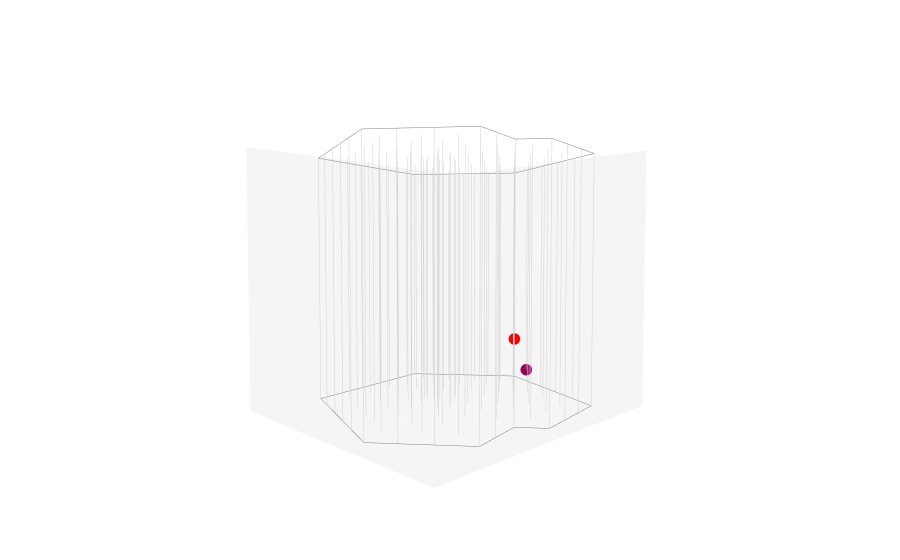

Notebook code for this chart:
### Code cell
MLHelper.plot_event(300)
#MLHelper.get_event_info(300)

### Figure 1 — Plotly figure (JSON) as saved in the notebook; plotly's stock layout.template omitted (floating-point values rounded to 4 significant figures)
{"data": [{"hoverinfo": "skip", "line": {"color": "lightgrey", "width": 1}, "mode": "lines", "showlegend": false, "type": "scatter3d", "uid": "eb9cd3ab-5a2e-4d13-aef2-479e8bfa9080", "x": [-256.1, -256.1], "y": [-521.1, -521.1], "z": [-1442.0, -2453.0]}, {"hoverinfo": "skip", "line": {"color": "lightgrey", "width": 1}, "mode": "lines", "showlegend": false, "type": "scatter3d", "uid": "9021d84c-3ab4-4f38-ad69-8f94e02df2a3", "x": [-132.8, -132.8], "y": [-501.4, -501.4], "z": [-1442.0, -2453.0]}, {"hoverinfo": "skip", "line": {"color": "lightgrey", "width": 1}, "mode": "lines", "showlegend": false, "type": "scatter3d", "uid": "d4712dc4-2df2-4275-805b-47d6cabdf6a6", "x": [-9.13, -9.13], "y": [-481.7, -481.7], "z": [-1442.0, -2453.0]}, {"hoverinfo": "skip", "line": {"color": "lightgrey", "width": 1}, "mode": "lines", "showlegend": false, "type": "scatter3d", "uid": "099df03e-10aa-4345-8207-d7c44a386770", "x": [114.4, 114.4], "y": [-462.0, -462.0], "z": [-1442.0, -2453.0]}, {"hoverinfo": "skip", "line": {"color": "lightgrey", "width": 1}, "mode": "lines", "showlegend": false, "type": "scatter3d", "uid": "2f50e729-d893-4850-bca1-dddcc61da551", "x": [237.8, 237.8], "y": [-442.4, -442.4], "z": [-1442.0, -2453.0]}, {"hoverinfo": "skip", "line": {"color": "lightgrey", "width": 1}, "mode": "lines", "showlegend": false, "type": "scatter3d", "uid": "e2701707-ac79-4b95-81b5-4b5b1472613f", "x": [361, 361], "y": [-422.8, -422.8], "z": [-1442.0, -2453.0]}, {"hoverinfo": "skip", "line": {"color": "lightgrey", "width": 1}, "mode": "lines", "showlegend": false, "type": "scatter3d", "uid": "15d979ae-0209-42d0-8659-7aa9685dda74", "x": [-334.8, -334.8], "y": [-424.5, -424.5], "z": [-1442.0, -2453.0]}, {"hoverinfo": "skip", "line": {"color": "lightgrey", "width": 1}, "mode": "lines", "showlegend": false, "type": "scatter3d", "uid": "8a393fee-77d1-4ecf-8057-670ea4171ea2", "x": [-211.3, -211.3], "y": [-404.5, -404.5], "z": [-1442.0, -2453.0]}, {"hoverinfo": "skip", "line": {"color": "lightgrey", "width": 1}, "mode": "lines", "showlegend": false, "type": "scatter3d", "uid": "81f23679-9622-4720-89c5-a3777e593bd7", "x": [-88.05, -88.05], "y": [-384.3, -384.3], "z": [-1442.0, -2453.0]}, {"hoverinfo": "skip", "line": {"color": "lightgrey", "width": 1}, "mode": "lines", "showlegend": false, "type": "scatter3d", "uid": "4be0049d-e1e5-402a-aebf-21743971fc93", "x": [35.54, 35.54], "y": [-364.8, -364.8], "z": [-1442.0, -2453.0]}, {"hoverinfo": "skip", "line": {"color": "lightgrey", "width": 1}, "mode": "lines", "showlegend": false, "type": "scatter3d", "uid": "542d783e-3226-4a58-8c63-ba9f13c8aea2", "x": [158.9, 158.9], "y": [-345.2, -345.2], "z": [-1442.0, -2453.0]}, {"hoverinfo": "skip", "line": {"color": "lightgrey", "width": 1}, "mode": "lines", "showlegend": false, "type": "scatter3d", "uid": "3f6bf124-84ca-4974-ab1f-8f884bc3f130", "x": [282.2, 282.2], "y": [-325.7, -325.7], "z": [-1442.0, -2453.0]}, {"hoverinfo": "skip", "line": {"color": "lightgrey", "width": 1}, "mode": "lines", "showlegend": false, "type": "scatter3d", "uid": "c49bbef9-6322-4f20-81fd-f24c51feeddb", "x": [405.8, 405.8], "y": [-306.4, -306.4], "z": [-1442.0, -2453.0]}, {"hoverinfo": "skip", "line": {"color": "lightgrey", "width": 1}, "mode": "lines", "showlegend": false, "type": "scatter3d", "uid": "8c6cb9d4-cbd0-4de7-a1e1-5e172207b82f", "x": [-413.5, -413.5], "y": [-327.3, -327.3], "z": [-1442.0, -2453.0]}, {"hoverinfo": "skip", "line": {"color": "lightgrey", "width": 1}, "mode": "lines", "showlegend": false, "type": "scatter3d", "uid": "f3627eb7-c619-405c-9a8b-f406b1e28f26", "x": [-290.7, -290.7], "y": [-307.4, -307.4], "z": [-1442.0, -2453.0]}, {"hoverinfo": "skip", "line": {"color": "lightgrey", "width": 1}, "mode": "lines", "showlegend": false, "type": "scatter3d", "uid": "f0867ec7-d7fb-4562-b0a9-f0baaf0487c4", "x": [-166.4, -166.4], "y": [-287.8, -287.8], "z": [-1442.0, -2453.0]}, {"hoverinfo": "skip", "line": {"color": "lightgrey", "width": 1}, "mode": "lines", "showlegend": false, "type": "scatter3d", "uid": "a7dce19d-d51e-4f43-9fae-1ef00980e857", "x": [-43.27, -43.27], "y": [-267.5, -267.5], "z": [-1442.0, -2453.0]}, {"hoverinfo": "skip", "line": {"color": "lightgrey", "width": 1}, "mode": "lines", "showlegend": false, "type": "scatter3d", "uid": "b48b6188-b6fa-43b9-9ea6-c46ba74c679b", "x": [79.41, 79.41], "y": [-248.2, -248.2], "z": [-1442.0, -2453.0]}, {"hoverinfo": "skip", "line": {"color": "lightgrey", "width": 1}, "mode": "lines", "showlegend": false, "type": "scatter3d", "uid": "7625ad58-a717-41f3-9b9a-830a6c80210c", "x": [210.5, 210.5], "y": [-209.8, -209.8], "z": [-1442.0, -2453.0]}, {"hoverinfo": "skip", "line": {"color": "lightgrey", "width": 1}, "mode": "lines", "showlegend": false, "type": "scatter3d", "uid": "cb713f98-3396-4a58-b3ee-d48dcbd2d301", "x": [326.9, 326.9], "y": [-209.1, -209.1], "z": [-1442.0, -2453.0]}, {"hoverinfo": "skip", "line": {"color": "lightgrey", "width": 1}, "mode": "lines", "showlegend": false, "type": "scatter3d", "uid": "7b908353-4153-476a-b6d4-0291c35bee04", "x": [443.6, 443.6], "y": [-194.2, -194.2], "z": [-1442.0, -2453.0]}, {"hoverinfo": "skip", "line": {"color": "lightgrey", "width": 1}, "mode": "lines", "showlegend": false, "type": "scatter3d", "uid": "61063fb1-1511-4055-86c2-266a71a124f1", "x": [-492.4, -492.4], "y": [-230.2, -230.2], "z": [-1442.0, -2453.0]}, {"hoverinfo": "skip", "line": {"color": "lightgrey", "width": 1}, "mode": "lines", "showlegend": false, "type": "scatter3d", "uid": "e8f200b7-8d5c-44cf-8a84-ed7c2796d2e6", "x": [-368.9, -368.9], "y": [-210.2, -210.2], "z": [-1442.0, -2453.0]}, {"hoverinfo": "skip", "line": {"color": "lightgrey", "width": 1}, "mode": "lines", "showlegend": false, "type": "scatter3d", "uid": "1d422d96-51c8-454d-ad3f-0e6ec5956c68", "x": [-245.7, -245.7], "y": [-190.5, -190.5], "z": [-1442.0, -2453.0]}, {"hoverinfo": "skip", "line": {"color": "lightgrey", "width": 1}, "mode": "lines", "showlegend": false, "type": "scatter3d", "uid": "cf1126b9-7806-4fd1-a0a5-6adb95f98deb", "x": [-121.8, -121.8], "y": [-171.0, -171.0], "z": [-1442.0, -2453.0]}, {"hoverinfo": "skip", "line": {"color": "lightgrey", "width": 1}, "mode": "lines", "showlegend": false, "type": "scatter3d", "uid": "ab0363af-4eb8-445e-ba25-d2ffbd03f34c", "x": [1.71, 1.71], "y": [-150.6, -150.6], "z": [-1442.0, -2453.0]}, {"hoverinfo": "skip", "line": {"color": "lightgrey", "width": 1}, "mode": "lines", "showlegend": false, "type": "scatter3d", "uid": "c6120e5b-8040-436c-8a47-101e818b395b", "x": [125.0, 125.0], "y": [-131.2, -131.2], "z": [-1442.0, -2453.0]}, {"hoverinfo": "skip", "line": {"color": "lightgrey", "width": 1}, "mode": "lines", "showlegend": false, "type": "scatter3d", "uid": "9e832f59-b33d-4277-9e4e-c6c6838e127c", "x": [248.2, 248.2], "y": [-111.9, -111.9], "z": [-1442.0, -2453.0]}, {"hoverinfo": "skip", "line": {"color": "lightgrey", "width": 1}, "mode": "lines", "showlegend": false, "type": "scatter3d", "uid": "24183d8a-4328-4f6e-8e5e-fecda9b4b426", "x": [371.6, 371.6], "y": [-92.18, -92.18], "z": [-1442.0, -2453.0]}, {"hoverinfo": "skip", "line": {"color": "lightgrey", "width": 1}, "mode": "lines", "showlegend": false, "type": "scatter3d", "uid": "71d7cac7-66f4-4001-a09b-3e7639c21806", "x": [500.4, 500.4], "y": [-58.45, -58.45], "z": [-1442.0, -2453.0]}, {"hoverinfo": "skip", "line": {"color": "lightgrey", "width": 1}, "mode": "lines", "showlegend": false, "type": "scatter3d", "uid": "b1f37a5d-7d2b-499a-b8df-b7e23aefd137", "x": [-570.9, -570.9], "y": [-125.1, -125.1], "z": [-1442.0, -2453.0]}, {"hoverinfo": "skip", "line": {"color": "lightgrey", "width": 1}, "mode": "lines", "showlegend": false, "type": "scatter3d", "uid": "b935cd33-37e0-4304-bdbd-ec2c84cb8e7b", "x": [-447.7, -447.7], "y": [-113.1, -113.1], "z": [-1442.0, -2453.0]}, {"hoverinfo": "skip", "line": {"color": "lightgrey", "width": 1}, "mode": "lines", "showlegend": false, "type": "scatter3d", "uid": "0be887ae-f892-48f0-a096-2e00a47db96d", "x": [-324.4, -324.4], "y": [-93.43, -93.43], "z": [-1442.0, -2453.0]}, {"hoverinfo": "skip", "line": {"color": "lightgrey", "width": 1}, "mode": "lines", "showlegend": false, "type": "scatter3d", "uid": "c6b57b65-731f-400e-b093-ce2cc9afdf0a", "x": [-200.6, -200.6], "y": [-74.03, -74.03], "z": [-1442.0, -2453.0]}, {"hoverinfo": "skip", "line": {"color": "lightgrey", "width": 1}, "mode": "lines", "showlegend": false, "type": "scatter3d", "uid": "21229d72-eff3-42d6-b251-0dc7ccf18923", "x": [-77.8, -77.8], "y": [-54.33, -54.33], "z": [-1442.0, -2453.0]}, {"hoverinfo": "skip", "line": {"color": "lightgrey", "width": 1}, "mode": "lines", "showlegend": false, "type": "scatter3d", "uid": "b52135aa-f7f5-4df3-af7d-f8e608f825f8", "x": [46.29, 46.29], "y": [-34.88, -34.88], "z": [-1442.0, -2453.0]}, {"hoverinfo": "skip", "line": {"color": "lightgrey", "width": 1}, "mode": "lines", "showlegend": false, "type": "scatter3d", "uid": "6705e629-9078-460d-bf65-ebc0950bb28d", "x": [194.3, 194.3], "y": [-30.92, -30.92], "z": [-1442.0, -2453.0]}, {"hoverinfo": "skip", "line": {"color": "lightgrey", "width": 1}, "mode": "lines", "showlegend": false, "type": "scatter3d", "uid": "83c02bab-874a-41a2-9775-80cfa509a6f7", "x": [292.9, 292.9], "y": [5.2, 5.2], "z": [-1442.0, -2453.0]}, {"hoverinfo": "skip", "line": {"color": "lightgrey", "width": 1}, "mode": "lines", "showlegend": false, "type": "scatter3d", "uid": "2f389eae-3e09-49d6-bcb2-c34ea7bd9ed5", "x": [411.8, 411.8], "y": [13, 13], "z": [-1442.0, -2453.0]}, {"hoverinfo": "skip", "line": {"color": "lightgrey", "width": 1}, "mode": "lines", "showlegend": false, "type": "scatter3d", "uid": "6cb4b91f-d359-4b1c-9de8-4cb5bb934626", "x": [544.1, 544.1], "y": [55.89, 55.89], "z": [-1442.0, -2453.0]}, {"hoverinfo": "skip", "line": {"color": "lightgrey", "width": 1}, "mode": "lines", "showlegend": false, "type": "scatter3d", "uid": "f5121624-3499-4223-aaf6-ec7c2893ea82", "x": [-526.6, -526.6], "y": [-15.6, -15.6], "z": [-1442.0, -2453.0]}, {"hoverinfo": "skip", "line": {"color": "lightgrey", "width": 1}, "mode": "lines", "showlegend": false, "type": "scatter3d", "uid": "6a4707ef-3561-43de-9504-5a8bb940889b", "x": [-403.1, -403.1], "y": [3.49, 3.49], "z": [-1442.0, -2453.0]}, {"hoverinfo": "skip", "line": {"color": "lightgrey", "width": 1}, "mode": "lines", "showlegend": false, "type": "scatter3d", "uid": "5d1be093-3d59-4f18-84fd-3da5fcc88569", "x": [-279.5, -279.5], "y": [23.17, 23.17], "z": [-1442.0, -2453.0]}, {"hoverinfo": "skip", "line": {"color": "lightgrey", "width": 1}, "mode": "lines", "showlegend": false, "type": "scatter3d", "uid": "e516fc56-be03-4785-9db7-27f7f7f5a81b", "x": [-156.2, -156.2], "y": [43.37, 43.37], "z": [-1442.0, -2453.0]}, {"hoverinfo": "skip", "line": {"color": "lightgrey", "width": 1}, "mode": "lines", "showlegend": false, "type": "scatter3d", "uid": "37e4e5bd-8899-4c2a-8748-0402067d5650", "x": [-32.96, -32.96], "y": [62.44, 62.44], "z": [-1442.0, -2453.0]}, {"hoverinfo": "skip", "line": {"color": "lightgrey", "width": 1}, "mode": "lines", "showlegend": false, "type": "scatter3d", "uid": "9e7eeaac-ecfe-4109-a108-f0df880b7226", "x": [90.49, 90.49], "y": [82.35, 82.35], "z": [-1442.0, -2453.0]}, {"hoverinfo": "skip", "line": {"color": "lightgrey", "width": 1}, "mode": "lines", "showlegend": false, "type": "scatter3d", "uid": "0659d655-d3fd-4c5b-b232-d1f440bd69ce", "x": [195.0, 195.0], "y": [125.6, 125.6], "z": [-1442.0, -2453.0]}, {"hoverinfo": "skip", "line": {"color": "lightgrey", "width": 1}, "mode": "lines", "showlegend": false, "type": "scatter3d", "uid": "e1aa7404-4760-442d-9263-48f61bdbdad8", "x": [330.0, 330.0], "y": [127.2, 127.2], "z": [-1442.0, -2453.0]}, {"hoverinfo": "skip", "line": {"color": "lightgrey", "width": 1}, "mode": "lines", "showlegend": false, "type": "scatter3d", "uid": "b0d13b7e-8d3d-4534-9845-2800d87358f7", "x": [472.1, 472.1], "y": [127.9, 127.9], "z": [-1442.0, -2453.0]}, {"hoverinfo": "skip", "line": {"color": "lightgrey", "width": 1}, "mode": "lines", "showlegend": false, "type": "scatter3d", "uid": "d986078d-5a56-484a-a998-b00741b4ca10", "x": [576.4, 576.4], "y": [170.9, 170.9], "z": [-1442.0, -2453.0]}, {"hoverinfo": "skip", "line": {"color": "lightgrey", "width": 1}, "mode": "lines", "showlegend": false, "type": "scatter3d", "uid": "dc05eb73-9461-4857-8298-1fae2ef96d3d", "x": [-481.6, -481.6], "y": [101.4, 101.4], "z": [-1442.0, -2453.0]}, {"hoverinfo": "skip", "line": {"color": "lightgrey", "width": 1}, "mode": "lines", "showlegend": false, "type": "scatter3d", "uid": "593f0f43-78c5-4943-913f-e096d1e8896d", "x": [-358.4, -358.4], "y": [120.6, 120.6], "z": [-1442.0, -2453.0]}, {"hoverinfo": "skip", "line": {"color": "lightgrey", "width": 1}, "mode": "lines", "showlegend": false, "type": "scatter3d", "uid": "b0e4339a-112f-45a0-8bcd-b4808e3fc646", "x": [-234.9, -234.9], "y": [140.4, 140.4], "z": [-1442.0, -2453.0]}, {"hoverinfo": "skip", "line": {"color": "lightgrey", "width": 1}, "mode": "lines", "showlegend": false, "type": "scatter3d", "uid": "ca86f77e-d3e3-40b2-beaf-ed0892067641", "x": [-111.5, -111.5], "y": [160.0, 160.0], "z": [-1442.0, -2453.0]}, {"hoverinfo": "skip", "line": {"color": "lightgrey", "width": 1}, "mode": "lines", "showlegend": false, "type": "scatter3d", "uid": "056861ba-6105-4be6-ad4c-6291630b8edd", "x": [11.87, 11.87], "y": [179.2, 179.2], "z": [-1442.0, -2453.0]}, {"hoverinfo": "skip", "line": {"color": "lightgrey", "width": 1}, "mode": "lines", "showlegend": false, "type": "scatter3d", "uid": "70ae6c3e-3754-494e-b5d6-5f0e72f1ed69", "x": [132.0, 132.0], "y": [203.0, 203.0], "z": [-1442.0, -2453.0]}, {"hoverinfo": "skip", "line": {"color": "lightgrey", "width": 1}, "mode": "lines", "showlegend": false, "type": "scatter3d", "uid": "ea1410a5-42d1-484c-af1c-e33ca780d7e8", "x": [257.3, 257.3], "y": [211.7, 211.7], "z": [-1442.0, -2453.0]}, {"hoverinfo": "skip", "line": {"color": "lightgrey", "width": 1}, "mode": "lines", "showlegend": false, "type": "scatter3d", "uid": "f8e33851-a598-4b29-9374-fd0b08652ae8", "x": [382.4, 382.4], "y": [238.9, 238.9], "z": [-1442.0, -2453.0]}, {"hoverinfo": "skip", "line": {"color": "lightgrey", "width": 1}, "mode": "lines", "showlegend": false, "type": "scatter3d", "uid": "2c93ca75-790c-40c7-9055-d504eab875db", "x": [505.3, 505.3], "y": [257.9, 257.9], "z": [-1442.0, -2453.0]}, {"hoverinfo": "skip", "line": {"color": "lightgrey", "width": 1}, "mode": "lines", "showlegend": false, "type": "scatter3d", "uid": "9ca82bfe-840d-431d-859e-7970c049dad1", "x": [-437.0, -437.0], "y": [217.8, 217.8], "z": [-1442.0, -2453.0]}, {"hoverinfo": "skip", "line": {"color": "lightgrey", "width": 1}, "mode": "lines", "showlegend": false, "type": "scatter3d", "uid": "34edb2b3-49fa-429b-9c48-a73ac10d6418", "x": [-313.6, -313.6], "y": [237.4, 237.4], "z": [-1442.0, -2453.0]}, {"hoverinfo": "skip", "line": {"color": "lightgrey", "width": 1}, "mode": "lines", "showlegend": false, "type": "scatter3d", "uid": "4a53c551-65ba-49ef-bc67-af4abb74dd04", "x": [-190.0, -190.0], "y": [257.4, 257.4], "z": [-1442.0, -2453.0]}, {"hoverinfo": "skip", "line": {"color": "lightgrey", "width": 1}, "mode": "lines", "showlegend": false, "type": "scatter3d", "uid": "3e502bee-5362-43df-a62d-86a6add23353", "x": [-66.7, -66.7], "y": [276.9, 276.9], "z": [-1442.0, -2453.0]}, {"hoverinfo": "skip", "line": {"color": "lightgrey", "width": 1}, "mode": "lines", "showlegend": false, "type": "scatter3d", "uid": "14c7777e-26bb-4762-bb55-607196a084ce", "x": [54.26, 54.26], "y": [293.0, 293.0], "z": [-1442.0, -2453.0]}, {"hoverinfo": "skip", "line": {"color": "lightgrey", "width": 1}, "mode": "lines", "showlegend": false, "type": "scatter3d", "uid": "41259281-2821-4b4d-9a00-efa9fe9a6fee", "x": [174.5, 174.5], "y": [315.5, 315.5], "z": [-1442.0, -2453.0]}, {"hoverinfo": "skip", "line": {"color": "lightgrey", "width": 1}, "mode": "lines", "showlegend": false, "type": "scatter3d", "uid": "8b6eb6d5-7c2c-414e-b390-3694246a7689", "x": [303.4, 303.4], "y": [335.6, 335.6], "z": [-1442.0, -2453.0]}, {"hoverinfo": "skip", "line": {"color": "lightgrey", "width": 1}, "mode": "lines", "showlegend": false, "type": "scatter3d", "uid": "db227f2a-fedf-48df-a222-4072f701a692", "x": [429.8, 429.8], "y": [351.0, 351.0], "z": [-1442.0, -2453.0]}, {"hoverinfo": "skip", "line": {"color": "lightgrey", "width": 1}, "mode": "lines", "showlegend": false, "type": "scatter3d", "uid": "ff354b69-4b70-4490-86ec-abd0117bc8b7", "x": [-392.4, -392.4], "y": [334.2, 334.2], "z": [-1442.0, -2453.0]}, {"hoverinfo": "skip", "line": {"color": "lightgrey", "width": 1}, "mode": "lines", "showlegend": false, "type": "scatter3d", "uid": "b53f1686-8b07-47e7-9b19-d743909226bb", "x": [-268.9, -268.9], "y": [354.2, 354.2], "z": [-1442.0, -2453.0]}, {"hoverinfo": "skip", "line": {"color": "lightgrey", "width": 1}, "mode": "lines", "showlegend": false, "type": "scatter3d", "uid": "e7c3ee14-4bf2-4dee-be23-91977d2d56eb", "x": [-145.4, -145.4], "y": [374.2, 374.2], "z": [-1442.0, -2453.0]}, {"hoverinfo": "skip", "line": {"color": "lightgrey", "width": 1}, "mode": "lines", "showlegend": false, "type": "scatter3d", "uid": "9a4b3046-279d-4e40-939f-e6fc96b54949", "x": [-21.97, -21.97], "y": [393.2, 393.2], "z": [-1442.0, -2453.0]}, {"hoverinfo": "skip", "line": {"color": "lightgrey", "width": 1}, "mode": "lines", "showlegend": false, "type": "scatter3d", "uid": "069cf14c-12c9-4b4f-ae28-97d2199b8fa6", "x": [101.0, 101.0], "y": [412.8, 412.8], "z": [-1442.0, -2453.0]}, {"hoverinfo": "skip", "line": {"color": "lightgrey", "width": 1}, "mode": "lines", "showlegend": false, "type": "scatter3d", "uid": "c8a037cf-ff93-4acd-a1a9-05104e4d0307", "x": [224.6, 224.6], "y": [432.4, 432.4], "z": [-1442.0, -2453.0]}, {"hoverinfo": "skip", "line": {"color": "lightgrey", "width": 1}, "mode": "lines", "showlegend": false, "type": "scatter3d", "uid": "be3c3440-1320-4be7-bdae-476b777e5b8a", "x": [338.4, 338.4], "y": [463.7, 463.7], "z": [-1442.0, -2453.0]}, {"hoverinfo": "skip", "line": {"color": "lightgrey", "width": 1}, "mode": "lines", "showlegend": false, "type": "scatter3d", "uid": "42cb658d-568a-4959-8263-b7393e3c19f0", "x": [-347.9, -347.9], "y": [451.5, 451.5], "z": [-1442.0, -2453.0]}, {"hoverinfo": "skip", "line": {"color": "lightgrey", "width": 1}, "mode": "lines", "showlegend": false, "type": "scatter3d", "uid": "73120e7e-52ac-4dcb-8671-cd3052828a22", "x": [-224.1, -224.1], "y": [470.9, 470.9], "z": [-1442.0, -2453.0]}, {"hoverinfo": "skip", "line": {"color": "lightgrey", "width": 1}, "mode": "lines", "showlegend": false, "type": "scatter3d", "uid": "8693d02c-e5e9-4819-8a7e-3f8fe2a42962", "x": [-101.1, -101.1], "y": [490.2, 490.2], "z": [-1442.0, -2453.0]}, {"hoverinfo": "skip", "line": {"color": "lightgrey", "width": 1}, "mode": "lines", "showlegend": false, "type": "scatter3d", "uid": "a6a443c5-b65b-4847-a231-b4b9565c5db7", "x": [22.11, 22.11], "y": [509.5, 509.5], "z": [-1442.0, -2453.0]}, {"hoverinfo": "skip", "line": {"color": "lightgrey", "width": 1}, "mode": "lines", "showlegend": false, "type": "scatter3d", "uid": "cd7e93a0-9baf-4459-ad8f-092ad55d38fa", "x": [31.25, 31.25], "y": [-72.93, -72.93], "z": [-1442.0, -2453.0]}, {"hoverinfo": "skip", "line": {"color": "lightgrey", "width": 1}, "mode": "lines", "showlegend": false, "type": "scatter3d", "uid": "cdb18aaa-b60d-41e1-8cd1-e19f64422376", "x": [72.37, 72.37], "y": [-66.6, -66.6], "z": [-1442.0, -2453.0]}, {"hoverinfo": "skip", "line": {"color": "lightgrey", "width": 1}, "mode": "lines", "showlegend": false, "type": "scatter3d", "uid": "d14f0944-a1c9-497d-96d4-33a155d2cd4f", "x": [41.6, 41.6], "y": [35.49, 35.49], "z": [-1442.0, -2453.0]}, {"hoverinfo": "skip", "line": {"color": "lightgrey", "width": 1}, "mode": "lines", "showlegend": false, "type": "scatter3d", "uid": "c1bf0624-07e2-4a08-bb10-bfba45ae4c46", "x": [106.9, 106.9], "y": [27.09, 27.09], "z": [-1442.0, -2453.0]}, {"hoverinfo": "skip", "line": {"color": "lightgrey", "width": 1}, "mode": "lines", "showlegend": false, "type": "scatter3d", "uid": "797eb950-3c6d-44de-880d-71a83eb5d7cc", "x": [113.2, 113.2], "y": [-60.47, -60.47], "z": [-1442.0, -2453.0]}, {"hoverinfo": "skip", "line": {"color": "lightgrey", "width": 1}, "mode": "lines", "showlegend": false, "type": "scatter3d", "uid": "0eb7d7df-93d4-4b5e-ac5d-d4d6e1074bcf", "x": [57.2, 57.2], "y": [-105.5, -105.5], "z": [-1442.0, -2453.0]}, {"hoverinfo": "skip", "line": {"color": "lightgrey", "width": 1}, "mode": "lines", "showlegend": false, "type": "scatter3d", "uid": "c68fdbb6-83b1-4970-a625-13cfe3b7d613", "x": [-9.68, -9.68], "y": [-79.5, -79.5], "z": [-1442.0, -2453.0]}, {"hoverinfo": "skip", "line": {"color": "lightgrey", "width": 1}, "mode": "lines", "showlegend": false, "type": "scatter3d", "uid": "82d94cc9-8e50-4737-96f5-a8371fdf2ef1", "x": [-10.97, -10.97], "y": [6.72, 6.72], "z": [-1442.0, -2453.0]}, {"hoverinfo": "skip", "line": {"color": "grey", "width": 1}, "mode": "lines", "showlegend": false, "type": "scatter3d", "uid": "0b7eff3a-3f9a-41d1-9ba7-5464bc686980", "x": [-347.9, -570.9, -256.1, 361, 576.4, 338.4, 101.0, 22.11, -347.9], "y": [451.5, -125.1, -521.1, -422.8, 170.9, 463.7, 412.8, 509.5, 451.5], "z": [-2453.0, -2453.0, -2453.0, -2453.0, -2453.0, -2453.0, -2453.0, -2453.0, -2453.0, -2453.0, -2453.0, -2453.0, -2453.0, -2453.0, -2453.0, -2453.0, -2453.0, -2453.0, -2453.0, -2453.0, -2453.0, -2453.0, -2453.0, -2453.0, -2453.0, -2453.0, -2453.0, -2453.0, -2453.0, -2453.0, -2453.0, -2453.0, -2453.0, -2453.0, -2453.0, -2453.0, -2453.0, -2453.0, -2453.0, -2453.0, -2453.0, -2453.0, -2453.0, -2453.0, -2453.0, -2453.0, -2453.0, -2453.0, -2453.0, -2453.0, -2453.0, -2453.0, -2453.0, -2453.0, -2453.0, -2453.0, -2453.0, -2453.0, -2453.0, -2453.0, -2453.0, -2453.0, -2453.0, -2453.0, -2453.0, -2453.0, -2453.0, -2453.0, -2453.0, -2453.0, -2453.0, -2453.0, -2453.0, -2453.0, -2453.0, -2453.0, -2453.0, -2453.0, -2453.0, -2453.0, -2453.0, -2453.0, -2453.0, -2453.0, -2453.0, -2453.0]}, {"hoverinfo": "skip", "line": {"color": "grey", "width": 1}, "mode": "lines", "showlegend": false, "type": "scatter3d", "uid": "1b886245-8a7e-4376-9685-0759e8e3cf15", "x": [-347.9, -570.9, -256.1, 361, 576.4, 338.4, 101.0, 22.11, -347.9], "y": [451.5, -125.1, -521.1, -422.8, 170.9, 463.7, 412.8, 509.5, 451.5], "z": [-1442.0, -1442.0, -1442.0, -1442.0, -1442.0, -1442.0, -1442.0, -1442.0, -1442.0, -1442.0, -1442.0, -1442.0, -1442.0, -1442.0, -1442.0, -1442.0, -1442.0, -1442.0, -1442.0, -1442.0, -1442.0, -1442.0, -1442.0, -1442.0, -1442.0, -1442.0, -1442.0, -1442.0, -1442.0, -1442.0, -1442.0, -1442.0, -1442.0, -1442.0, -1442.0, -1442.0, -1442.0, -1442.0, -1442.0, -1442.0, -1442.0, -1442.0, -1442.0, -1442.0, -1442.0, -1442.0, -1442.0, -1442.0, -1442.0, -1442.0, -1442.0, -1442.0, -1442.0, -1442.0, -1442.0, -1442.0, -1442.0, -1442.0, -1442.0, -1442.0, -1442.0, -1442.0, -1442.0, -1442.0, -1442.0, -1442.0, -1442.0, -1442.0, -1442.0, -1442.0, -1442.0, -1442.0, -1442.0, -1442.0, -1442.0, -1442.0, -1442.0, -1442.0, -1442.0, -1442.0, -1442.0, -1442.0, -1442.0, -1442.0, -1442.0, -1442.0]}, {"customdata": [9004.0, 9282.0], "hoverinfo": ["x", "y", "z", "text"], "hovertemplate": "x: %{x} m, y: %{y} m, z: %{z} m, t: %{customdata} ns", "hovertext": ["-2265.46 ns", "-2398.57 ns"], "marker": {"color": [9004.0, 9282.0], "colorscale": [[0, "rgb(255,0,0)"], [0.125, "rgb(255,111,0)"], [0.25, "rgb(255,234,0)"], [0.375, "rgb(151,255,0)"], [0.5, "rgb(44,255,150)"], [0.625, "rgb(0,152,255)"], [0.75, "rgb(0,25,255)"], [0.875, "rgb(0,0,200)"], [1, "rgb(150,0,90)"]], "size": 4}, "mode": "markers", "showlegend": false, "type": "scatter3d", "uid": "63addea0-52af-4a48-aba1-9253dc41f695", "x": [-570.9, -526.6], "y": [-125.1, -15.6], "z": [-2265.0, -2399.0]}], "layout": {"margin": {"b": 40, "l": 20, "r": 20, "t": 40}, "scene": {"camera": {"center": {"x": 0, "y": 0, "z": 0}, "eye": {"x": 1.5, "y": 1.5, "z": 0.1}, "up": {"x": 0, "y": 0, "z": 1}}, "xaxis": {"backgroundcolor": "whitesmoke", "showgrid": false, "showspikes": false, "showticklabels": false, "title": {"text": ""}}, "yaxis": {"backgroundcolor": "whitesmoke", "showgrid": false, "showspikes": false, "showticklabels": false, "title": {"text": ""}}, "zaxis": {"backgroundcolor": "whitesmoke", "showgrid": false, "showspikes": false, "showticklabels": false, "title": {"text": ""}}}}}
